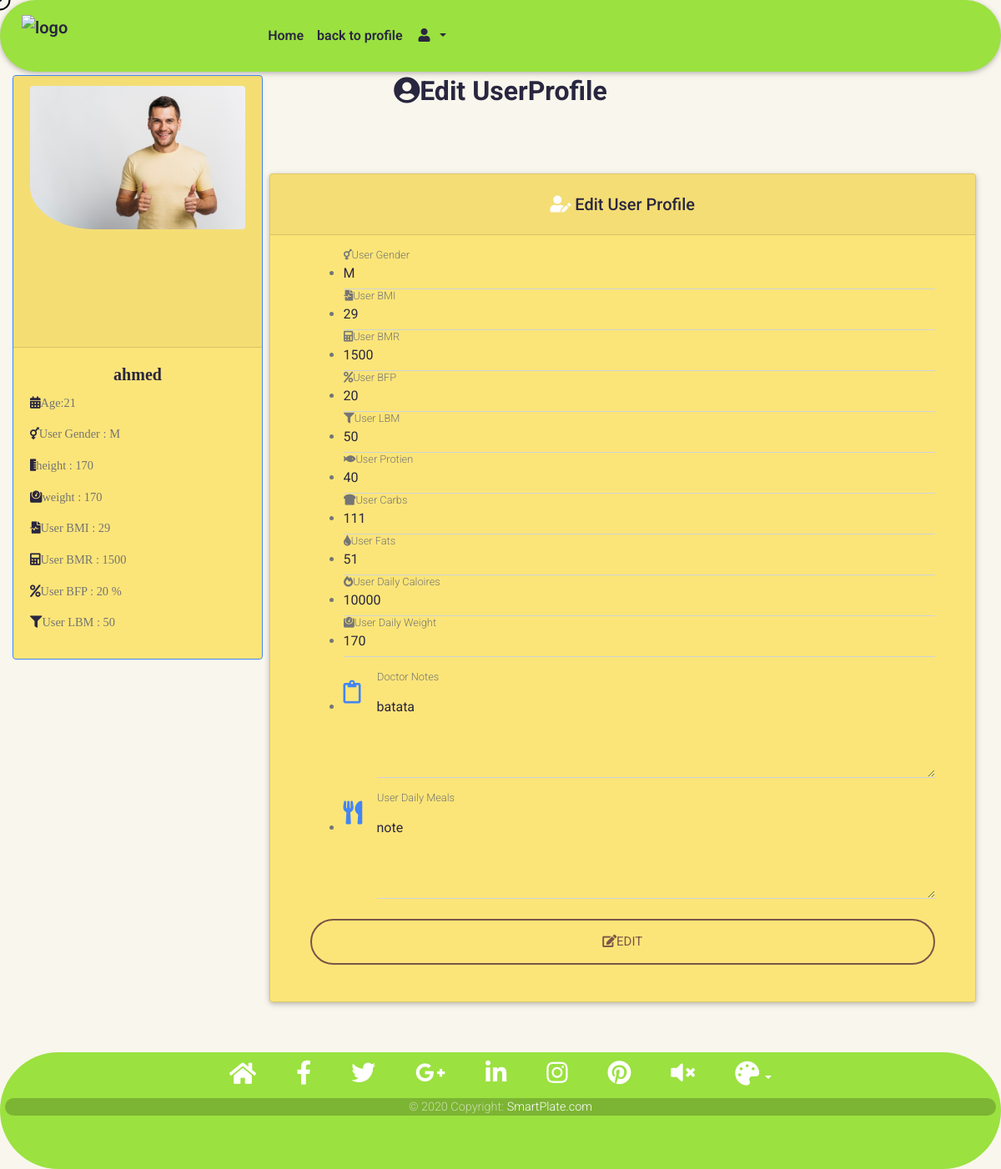
The page /pages/editUserData.php?editedUserId=10 on the database its author committed.
### tables this page shows
CREATE TABLE `users` (
  `user_id` int(10) NOT NULL,
  `user_name` varchar(50) NOT NULL,
  `user_password` varchar(100) NOT NULL,
  `user_image` varchar(200) NOT NULL,
  `email` varchar(100) NOT NULL,
  `user_gender` varchar(10) NOT NULL,
  `user_age` int(10) NOT NULL,
  `user_doctor_id` int(10) NOT NULL,
  `user_height` int(10) NOT NULL,
  `user_weight` int(50) NOT NULL,
  `doctor_notes` text NOT NULL,
  `calories` text NOT NULL,
  `body_mass_index` varchar(100) NOT NULL,
  `basal_metabolic_rate` varchar(100) NOT NULL,
  `body_fat_persentage` varchar(100) NOT NULL,
  `lean_body_mass` varchar(100) NOT NULL,
  `protien_in_grams` varchar(100) NOT NULL,
  `carbs_in_grams` varchar(100) NOT NULL,
  `fat_in_grams` varchar(100) NOT NULL
);

CREATE TABLE `user_daily_state` (
  `user_id` int(11) NOT NULL,
  `daily_meal` text NOT NULL,
  `daily_calories` int(10) NOT NULL,
  `daily_weight` int(10) NOT NULL
);

### pages/editUserData.php (the view, shortened to what this page needs)
<!doctype html>
<html>
  <head>
    <link rel='stylesheet' href='https://use.fontawesome.com/releases/v5.11.2/css/all.css'>
    <link rel='stylesheet' href='../css/bootstrap.min.css'>
    <link rel='stylesheet' href='../css/mdb.min.css'>
    <link rel='stylesheet' href='../css/style.css'>
    <link rel='stylesheet' href='../css/kursor.css'>
  </head>
  <body class='bg'>
      <nav class='mb-1 navbar navbar-expand-lg navbar-dark rounded-pill hf txtclr' style='font-weight: 600;' id='home' data-target='#home'>
          <div class='view overlay zoom navbar-brand'>
            <a class='navbar-brand' href='#'><img src='../img/lllloooooooooogpoooooooooooo.png' alt='logo' style='height: 50px; padding-left: 10px;'></a>
          </div>
        <div class='collapse navbar-collapse' id='navbarSupportedContent-333'>
          <ul class='navbar-nav mr-auto align-items-center'>
            <li class='nav-item '>
              <a class='nav-link txtclr' href='../index.html'>Home
              </a>
            </li>
            <li class='nav-item '>
              <a class='nav-link txtclr' href='doctorPage.php'>back to profile</a>
            </li>
            <li class='nav-item dropdown'>
              <a class='nav-link dropdown-toggle txtclr' id='navbarDropdownMenuLink-333' data-toggle='dropdown' aria-haspopup='true' aria-expanded='false'>
                <i class='fas fa-user'></i>
              </a>
            </li>
          </ul>
        </div>
      </nav>
      <div class="container-fluid" >
        <?php
            if(isset($_GET["editedUserId"])){
              require("../phpIncludes/initConnection.php");
              $id = $_GET["editedUserId"];
              $query = "select * from users where user_id=$id";
              $data = mysqli_query($conn, $query);
              if(mysqli_num_rows($data) != 0){
                $row = mysqli_fetch_array($data);
                $userGender = $row["user_gender"];
                $userAge = $row["user_age"];
                $doctorNotes = $row["doctor_notes"];
                $BMI =(int) $row['body_mass_index'];
                $BMR =(int) $row['basal_metabolic_rate'];
                $BFP =(int) $row['body_fat_persentage'];
                $LBM =(int) $row['lean_body_mass'];
                $protien =(int) $row['protien_in_grams'];
                $carbs =(int) $row['carbs_in_grams'];
                $fats =(int) $row['fat_in_grams'];
                $userImage = $row['user_image'];
                $userName = $row['user_name'];
                $userHeight = $row['user_height'];
              }
              $query = "select * from user_daily_state where user_id=$id";
              $data = mysqli_query($conn, $query);
              if(mysqli_num_rows($data) != 0){
                $row = mysqli_fetch_array($data);
                $userDailyMeal = $row["daily_meal"];
                $userDailyCalories = $row["daily_calories"];
                $userDailyWeight = $row["daily_weight"];
              }
              echo "
                    <div id='paneel' class='cc card border-primary mb-3  sticky sticky-content fixedElement '  style='width: 25%; overflow:scroll; height:50% !important; '>
                      <div class='card-header view overlay justify-content-center ' >
                        <img src='../$userImage' class=' ziad rounded-right rounded-top sizze-90 img-fluid '   alt='userphoto' >
                      </div>
                      <div class='card-body text-primary ' style='font-family: Comic Sans MS, Comic Sans, cursive !important;'>
                        <h5 class='card-title text-center txtclr' style='font-weight: 600;'><a class='txtclr' href='#'>$userName</a></h5>
                        <p class='card-text txtclr'><i class='txtclr  fas fa-calendar-alt'></i>Age:$userAge</p>
                        <p class='card-text txtclr'><i class='txtclr  fas fa-transgender'></i>User Gender : $userGender</p>
                        <p class='card-text txtclr'><i class='txtclr  fas fa-ruler-vertical'></i>height : $userHeight</p>
                        <p class='card-text txtclr'><i class='txtclr  fas fa-weight'></i>weight : $userDailyWeight</p>
                        <p class='card-text txtclr'><i class='txtclr  fas fa-file-medical-alt'></i>User BMI : $BMI</p>
                        <p class='card-text txtclr'><i class='txtclr  fas fa-calculator'></i>User BMR : $BMR</p>
                        <p class='card-text txtclr'><i class='txtclr  fas fa-percent'></i>User BFP : $BFP %</p>
                        <p class='card-text txtclr'><i class='txtclr  fas fa-filter'></i>User LBM : $LBM</p>
                      </div>
                    </div>
                  <h2 class='txtclr text-center font-weight-bold mb-4 pb-2'><i class='fas fa-user-circle'></i>Edit UserProfile</h2>
                  <div class='containeer mt-5 container'  style='margin-bottom: 200px !important; width: 75%;'>
                    <div class='cc card'>
                      <h5 class='card-header txtclr white-text text-center py-4'>
                        <i class='fas fa-user-edit'></i>
                          <strong class='txtclr'> Edit User Profile</strong>
                      </h5>
                      <div class='card-body px-lg-5 pt-0'>
              ";
              echo "
                            <form class='md-form' style='color: #757575;' action='server.php' method='post' enctype='multipart/form-data'>
                              <ul id='sortable-form' class='droptrue drop-list ui-sortable'>
                                  <li data-template='mTextInputTemp' data-popover='input' class='' style='position: relative; left: 0px; top: 0px;' data-original-title='' title=''>
                                    <label class='txtclr' for='input1'><i class='fas fa-transgender'></i>User Gender</label>
                                  <input type='text' id='input1' class='form-control txtclr' placeholder='' name='gender' value='$userGender'>
                                  </li>
                                  <li data-template='mTextInputTemp' data-popover='input' class='' style='position: relative; left: 0px; top: 0px;' data-original-title='' title=''>
                                    <label class='txtclr' for='input2'><i class='fas fa-file-medical-alt'></i>User BMI  </label>
                                    <input type='text' id='input2' class='form-control txtclr' placeholder='' name='BMI' value='$BMI'>
                                  </li>
                                  <li data-template='mTextInputTemp' data-popover='input' class='' style='position: relative; left: 0px; top: 0px;' data-original-title='' title=''>
                                    <label class='txtclr' for='input3'><i class='fas fa-calculator'></i>User BMR</label>
                                    <input type='text' id='input3' class='form-control txtclr' placeholder='' name='BMR' value='$BMR'>
                                  </li>
                                  <li data-template='mTextInputTemp' data-popover='input' class='' style='position: relative; left: 0px; top: 0px;' data-original-title='' title=''>
                                    <label class='txtclr' for='input4'><i class='fas fa-percent'></i>User BFP</label>
                                    <input type='text' id='input4' class='form-control txtclr' placeholder='' name='BFP' value='$BFP'>
                                  </li>
                                  <li data-template='mTextInputTemp' data-popover='input' class='' style='position: relative; left: 0px; top: 0px;' data-original-title='' title=''>
                                    <label class='txtclr' for='input5'> <i class='fas fa-filter'></i>User LBM</label>
                                    <input type='text' id='input5' class='form-control txtclr' placeholder='' name='LBM' value='$LBM'>
                                  </li>
                                  <li data-template='mTextInputTemp' data-popover='input' class='' style='position: relative; left: 0px; top: 0px;' data-original-title='' title=''>
                                    <label class='txtclr' for='input6'> <i class='fas fa-fish'></i>User Protien</label>
                                    <input type='text' id='input6' class='form-control txtclr' placeholder='' name='protien' value='$protien'>
                                  </li>
                                  <li data-template='mTextInputTemp' data-popover='input' class='' style='position: relative; left: 0px; top: 0px;' data-original-title='' title=''>
                                    <label class='txtclr' for='input7'> <i class='fas fa-bread-slice'></i>User Carbs</label>
                                    <input type='text' id='input7' class='form-control txtclr' placeholder='' name='carbs' value='$carbs'>
                                  </li>
                                  <li data-template='mTextInputTemp' data-popover='input' class='' style='position: relative; left: 0px; top: 0px;' data-original-title='' title=''>
                                    <label class='txtclr' for='input8'><i class='fas fa-tint'></i>User Fats</label>
                                    <input type='text' id='input8' class='form-control txtclr' placeholder='' name='fats' value='$fats'>
                                  </li>
                                  <li data-template='mTextInputTemp' data-popover='input' class='' style='position: relative; left: 0px; top: 0px;' data-original-title='' title=''>
                                    <label class='txtclr' for='input9'><i class='fas fa-fire-alt'></i>User Daily Caloires</label>
                                    <input type='text' id='input9' class='form-control txtclr' placeholder='' name='dailyCalories' value='$userDailyCalories'>
                                  </li>
                                  <li data-template='mTextInputTemp' data-popover='input' class='' style='position: relative; left: 0px; top: 0px;' data-original-title='' title=''>
                                    <label class='txtclr' for='input10'><i class='fas fa-weight'></i>User Daily Weight </label>
                                    <input type='text' id='input10' class='form-control txtclr' placeholder='' name='dailyWeight' value='$userDailyWeight'>
                                  </li>
                                  <li data-template='mTextareaTemp' data-popover='textarea' class='' style='position: relative; left: 0px; top: 0px;' data-original-title='' title='' aria-describedby='popover640397'>
                                    <div class='md-form'>
                                      <i class='txtclr far fa-clipboard prefix'></i>
                                      <textarea name='dailyMeal' id='form10' class='md-textarea form-control txtclr' rows='3'>$userDailyMeal</textarea>
                                      <label class='txtclr' for='form10'>Doctor Notes</label>
                                    </div>
                                  </li>
                                  <li data-template='mTextareaTemp' data-popover='textarea' class='' style='position: relative; left: 0px; top: 0px;' data-original-title='' title='' aria-describedby='popover640397'>
                                    <div class='md-form'>
                                      <i class='txtclr fas fa-utensils prefix'></i>
                                      <textarea name='doctorNotes' id='form10' class='md-textarea form-control txtclr' rows='3'>$doctorNotes</textarea>
                                      <label class='txtclr' for='form10'>User Daily Meals</label>
                                    </div>
                                  </li>
                              </ul>
                                  <button class='btn btn-rounded btn-outline-brown btn-lg btn-block z-depth-0 my-4 waves-effect' style='    border-radius: 60px;' type='submit' name='editUserData'><i class='fas fa-edit'></i>Edit</button>
                            </form>
                          </div>
                        </div>
                  </div>
              ";
            }
        ?>
      </div>
    <footer class="page-footer footer font-small rounded-pill hf " style="height: 10% !important;">
  <div class="container">
    <div class="row">
    <div class="col-md-12  ">
      <div class="mb-4 flex-center">
      <a href="#home">
        <i class="fas fa-home white-text mr-md-5 mr-3 fa-2x"></i>
        </a>
      <a class="fb-ic">
        <i class="fab fa-facebook-f fa-lg white-text mr-md-5 mr-3 fa-2x"> </i>
      </a>
      <a class="tw-ic">
        <i class="fab fa-twitter fa-lg white-text mr-md-5 mr-3 fa-2x"> </i>
      </a>
      <a class="gplus-ic">
        <i class="fab fa-google-plus-g fa-lg white-text mr-md-5 mr-3 fa-2x"> </i>
      </a>
      <a class="li-ic">
        <i class="fab fa-linkedin-in fa-lg white-text mr-md-5 mr-3 fa-2x"> </i>
      </a>
      <a class="ins-ic">
        <i class="fab fa-instagram fa-lg white-text mr-md-5 mr-3 fa-2x"> </i>
      </a>
      <a class="pin-ic">
        <i class="fab fa-pinterest fa-lg white-text fa-2x mr-md-5 mr-3"> </i>
      </a>
      <a class="ins-ic mute" id="mute">
      <i class="fab fas fa-volume-mute fa-lg  fa-2x mr-md-5 mr-3" > </i>
      </a>
      <a class=' dropdown-toggle txtclr ' id='navbarDropdownMenuLink-333' data-toggle='dropdown' aria-haspopup='true' aria-expanded='false'>
                <i class="fas fa-palette white-text fa-2x"></i>
              </a>
      </div>
    </div>
    </div>
  </div>
  <div class="footer-copyright text-center py-3 rounded-pill" style="    margin: 0.5%;margin-top: 0; padding: 0 !important;">
    &copy  2020 Copyright:
    <a href="#!"> SmartPlate.com</a>
  </div>
</footer>
  </body>
</html>

### pages/editUserData.php (style rules this page uses)
html { cursor: none !important; }
.containeer { float: right !important; width: 100%; }
.sizze-90 { width: 90px; border-radius: 50%; }
.txtclr { color: #29263F; }
body { background-color: #f8f5ead0; color: #29263F; background-image: url(../img/bg2.png); cursor:none; }
.navbar-dark .navbar-brand { color: #29263F; }
.navbar.navbar-dark .breadcrumb .nav-item .nav-link, .navbar.navbar-dark .navbar-nav .nav-item .nav-link { color: #29263F; transition: .40s; }
.card { position: relative; display: -ms-flexbox; display: flex; -ms-flex-direction: column; flex-direction: column; min-width: 0; word-wrap: break-word; background-color: rgba(255, 213, 0, 0.493); background-clip: border-box; border: 1px solid rgba(0,0,0,.125); border-radius: .25rem; }
.fixedElement { position:fixed; z-index:100; }
.navbar-nav { padding-left: 200px; }
.footer { position: fixed; left: 0; bottom: 0; width: 100%; height: 100px !important; background-color: #9be140 !important; background-attachment: fixed; }
.hf { background-color: #9be140; color: #29263F; }
.ziad { border-radius: 30%; max-height: 100%; width: 100%; object-fit: contain; margin-bottom:50% }

### rows shown on the page
users: user_image (picture), user_name "ahmed", user_age "21", user_gender "M", user_height "170", body_mass_index "29", basal_metabolic_rate "1500", body_fat_persentage "20", lean_body_mass "50", gender "M", BMI "29", BMR "1500", BFP "20", LBM "50", protien "40", carbs "111", fats "51", doctorNotes "note"
user_daily_state: daily_weight "170", dailyCalories "10000", dailyWeight "170", dailyMeal "batata"
